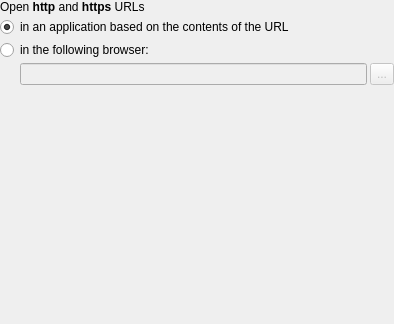
<ui version="4.0" >
 <class>BrowserConfig_UI</class>
 <widget class="QWidget" name="BrowserConfig_UI" >
  <property name="geometry" >
   <rect>
    <x>0</x>
    <y>0</y>
    <width>394</width>
    <height>324</height>
   </rect>
  </property>
  <property name="sizePolicy" >
   <sizepolicy vsizetype="MinimumExpanding" hsizetype="MinimumExpanding" >
    <horstretch>0</horstretch>
    <verstretch>0</verstretch>
   </sizepolicy>
  </property>
  <layout class="QVBoxLayout" >
   <property name="leftMargin" >
    <number>0</number>
   </property>
   <property name="topMargin" >
    <number>0</number>
   </property>
   <property name="rightMargin" >
    <number>0</number>
   </property>
   <property name="bottomMargin" >
    <number>0</number>
   </property>
   <item>
    <layout class="QVBoxLayout" >
     <property name="leftMargin" >
      <number>0</number>
     </property>
     <property name="topMargin" >
      <number>0</number>
     </property>
     <property name="rightMargin" >
      <number>0</number>
     </property>
     <property name="bottomMargin" >
      <number>0</number>
     </property>
     <item>
      <widget class="QLabel" name="label" >
       <property name="text" >
        <string>&lt;qt>Open &lt;b>http&lt;/b> and &lt;b>https&lt;/b> URLs&lt;/qt></string>
       </property>
       <property name="wordWrap" >
        <bool>false</bool>
       </property>
      </widget>
     </item>
     <item>
      <widget class="QRadioButton" name="radioKIO" >
       <property name="text" >
        <string>in an application based on the contents of the URL</string>
       </property>
       <property name="checked" >
        <bool>true</bool>
       </property>
      </widget>
     </item>
     <item>
      <widget class="QRadioButton" name="radioExec" >
       <property name="text" >
        <string>in the following browser:</string>
       </property>
      </widget>
     </item>
     <item>
      <layout class="QHBoxLayout" >
       <property name="leftMargin" >
        <number>0</number>
       </property>
       <property name="topMargin" >
        <number>0</number>
       </property>
       <property name="rightMargin" >
        <number>0</number>
       </property>
       <property name="bottomMargin" >
        <number>0</number>
       </property>
       <item>
        <spacer>
         <property name="orientation" >
          <enum>Qt::Horizontal</enum>
         </property>
         <property name="sizeType" >
          <enum>QSizePolicy::Fixed</enum>
         </property>
         <property name="sizeHint" >
          <size>
           <width>20</width>
           <height>20</height>
          </size>
         </property>
        </spacer>
       </item>
       <item>
        <widget class="QLineEdit" name="lineExec" >
         <property name="enabled" >
          <bool>false</bool>
         </property>
        </widget>
       </item>
       <item>
        <widget class="QToolButton" name="btnSelectBrowser" >
         <property name="enabled" >
          <bool>false</bool>
         </property>
         <property name="sizePolicy" >
          <sizepolicy vsizetype="Minimum" hsizetype="Minimum" >
           <horstretch>0</horstretch>
           <verstretch>0</verstretch>
          </sizepolicy>
         </property>
         <property name="text" >
          <string>...</string>
         </property>
        </widget>
       </item>
      </layout>
     </item>
    </layout>
   </item>
   <item>
    <spacer>
     <property name="orientation" >
      <enum>Qt::Vertical</enum>
     </property>
     <property name="sizeType" >
      <enum>QSizePolicy::Expanding</enum>
     </property>
     <property name="sizeHint" >
      <size>
       <width>20</width>
       <height>20</height>
      </size>
     </property>
    </spacer>
   </item>
  </layout>
 </widget>
 <layoutdefault spacing="3" margin="6" />
 <layoutfunction spacing="KDialog::spacingHint" margin="KDialog::marginHint" />
 <includes>
  <include location="local" >kdialog.h</include>
 </includes>
 <resources/>
 <connections>
  <connection>
   <sender>radioExec</sender>
   <signal>toggled(bool)</signal>
   <receiver>lineExec</receiver>
   <slot>setEnabled(bool)</slot>
   <hints>
    <hint type="sourcelabel" >
     <x>20</x>
     <y>20</y>
    </hint>
    <hint type="destinationlabel" >
     <x>20</x>
     <y>20</y>
    </hint>
   </hints>
  </connection>
  <connection>
   <sender>radioExec</sender>
   <signal>toggled(bool)</signal>
   <receiver>btnSelectBrowser</receiver>
   <slot>setEnabled(bool)</slot>
   <hints>
    <hint type="sourcelabel" >
     <x>20</x>
     <y>20</y>
    </hint>
    <hint type="destinationlabel" >
     <x>20</x>
     <y>20</y>
    </hint>
   </hints>
  </connection>
 </connections>
</ui>
